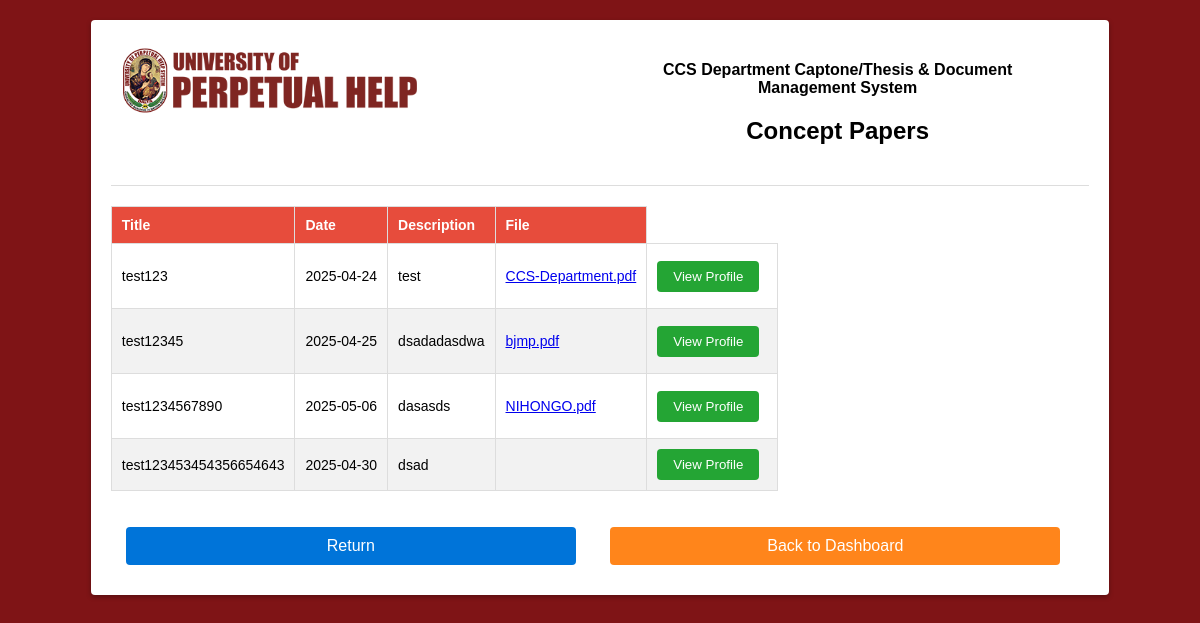
The page /concept_papers/view_concept_papers.php (signed in) on the database its author committed.
### tables this page shows
CREATE TABLE `conceptpapers` (
  `id` int(255) NOT NULL,
  `concept_title` text NOT NULL,
  `concept_date` date NOT NULL,
  `concept_description` text NOT NULL,
  `academic_year` varchar(255) NOT NULL,
  `concept_type` varchar(255) NOT NULL,
  `concept_resource_speaker` varchar(255) NOT NULL,
  `concept_evaluation_rating` varchar(255) NOT NULL,
  `file_name` varchar(255) NOT NULL,
  `uploaded_at` text NOT NULL,
  `archive` int(1) NOT NULL DEFAULT 0,
  `status` text NOT NULL DEFAULT 'Pending',
  `rejection_reason` text DEFAULT NULL
);

### concept_papers/view_concept_papers.php (the view, shortened to what this page needs)
<!DOCTYPE html>
<html>
<head>
</head>
<?php
$conn = require '../db_connect.php';
$sql = "SELECT `concept_title`, `concept_date`, `concept_description`,`file_name` ,`uploaded_at`  FROM conceptpapers";
$result = $conn->query($sql);
?>
<body>
  <div class="searchemp-container">
    <div class="tophead1">
	<img src="img\perpetual-logo.png" />
	</div>
	<div class="tophead2">
	<h4>CCS Department Captone/Thesis & Document Management System</h4>
	<h2>Concept Papers</h2>
	</div>
	<hr>
<table class="table">
      <thead>
          <tr>
            <th>Title</th>
            <th>Date</th>
            <th>Description</th>
            <th>File</th>
          </tr>
      </thead>
      <tbody>
<?php while ($row = $result->fetch_assoc()):
     $filePath = "../files_concept_papers/" . $row["file_name"];
?>
  <div>
  <tr>
    <td><?php echo $row['concept_title']; ?></td>
    <td><?php echo $row['concept_date']; ?></td>
    <td><?php echo $row['concept_description']; ?></td>
    <td><?php echo "<p><a href='$filePath' target='_blank'>" . $row["file_name"] . "</a>";?></td>
    <form action="edit_concept_papers.php" method="post">
    <td class="buttons"><button type="submit" value="view">View Profile</td>
    </form>
  </div>
<?php endwhile; ?>
</tbody>
</table>
    <br><br>
	<div style="width:46%; display:inline-block; margin-left: 15px; margin-right: 15px;">
	<a href="../dashboard.php" class="button returner">Return</a>
	</div>
	<div style="width:46%; display:inline-block; margin-left: 15px; margin-right: 15px;">
	<a href="../dashboard.php" class="button backtodash">Back to Dashboard</a>
	</div>
  </div>
</body>
</html>

### concept_papers/view_concept_papers.php (style rules this page uses)
body { font-family: Arial, sans-serif; background-color: #7F1416; margin-top: 20px; margin-bottom: 20px; padding: 0; display: flex; align-items: center; justify-content: center; }
.searchemp-container { background-color: #fff; border-radius: 4px; box-shadow: 0 2px 5px rgba(0, 0, 0, 0.3); padding: 20px; max-width: 100%; }
.searchemp-container .tophead1 { width: 50%; display: inline-block; vertical-align: top; margin-left: 12.5px; margin-right: 12.5px; }
.searchemp-container .tophead2 { width: 40%; display: inline-block; vertical-align: top; margin-left: 12.5px; margin-right: 12.5px; }
.searchemp-container h2 { text-align: center; margin-bottom: 20px; }
.searchemp-container h4 { text-align: center; margin-bottom: 10px; }
.searchemp-container img { align: center; width: 60%; height: auto; }
.searchemp-container hr { border: none; height: 1px; background-color: #ddd; margin-top: 20px; margin-bottom: 20px; }
.searchemp-container table { max-width: 100%; border-collapse: collapse; font-family: sans-serif; font-size: 14px; }
.searchemp-container th, .searchemp-container td { padding: 10px; text-align: left; border: 1px solid #ddd; }
.searchemp-container th { background-color: #E74C3C; color: #fff; }
.searchemp-container tr:nth-child(even) { background-color: #f2f2f2; }
.searchemp-container .button { display: block; text-align: center; margin-bottom: 10px; padding: 10px; background-color: #4CAF50; color: #fff; text-decoration: none; border: none; border-radius: 4px; cursor: pointer; transition: background-color 0.3s ease; }
.searchemp-container .returner { background-color: #0074D9; }
.searchemp-container .backtodash { background-color: #ff851b; }
td.buttons { text-align: center; }
td.buttons button { padding: 8px 16px; margin-right: 8px; border: none; border-radius: 4px; background-color: #24A534; color: #fff; cursor: pointer; transition: background-color 0.3s ease; }

### rows shown on the page
conceptpapers: concept_title "test123", concept_date "2025-04-24", concept_description "test", file_name "CCS-Department.pdf"
conceptpapers: concept_title "test12345", concept_date "2025-04-25", concept_description "dsadadasdwa", file_name "bjmp.pdf"
conceptpapers: concept_title "test1234567890", concept_date "2025-05-06", concept_description "dasasds", file_name "NIHONGO.pdf"
conceptpapers: concept_title "test123453454356654643", concept_date "2025-04-30", concept_description "dsad"
